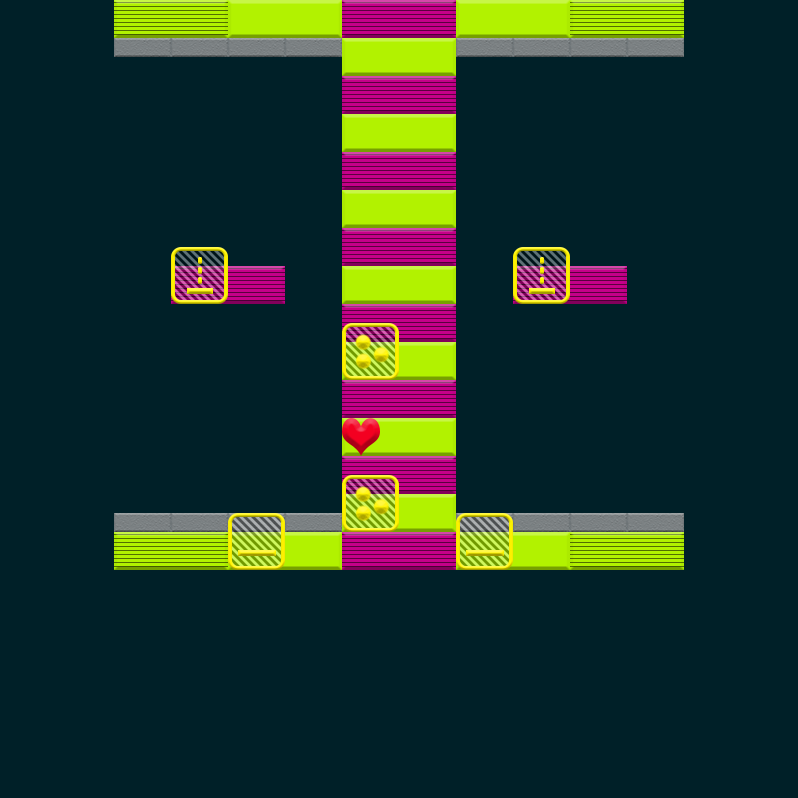

Tiled map render using the project's own tile images. Description and the map definition, with tile-layer contents summarised, below:
An orthogonal 14x42 tile map with 57x19 px tiles, 2 tile layers (Bricks, Powerups), 3 tilesets.

<map version="1.0" tiledversion="1.0.3" orientation="orthogonal" renderorder="left-up" width="14" height="42" tilewidth="57" tileheight="19" backgroundcolor="#002028" nextobjectid="15">
 <properties>
  <property name="FinalBallSpeedPercentageIncrease" type="int" value="25" />
 </properties>
 <tileset firstgid="1" name="Bricks" tilewidth="114" tileheight="38" tilecount="18" columns="0">
  <tile id="0">
   <properties>
    <property name="HitsToDestroy" type="int" value="1" />
   </properties>
   <image width="114" height="38" source="../../../../SourceImages/Game/Brick-A1.png" />
  </tile>
  <tile id="1">
   <properties>
    <property name="HitsToDestroy" type="int" value="2" />
   </properties>
   <image width="114" height="38" source="../../../../SourceImages/Game/Brick-A2.png" />
  </tile>
  <tile id="2">
   <properties>
    <property name="HitsToDestroy" type="int" value="1" />
   </properties>
   <image width="114" height="38" source="../../../../SourceImages/Game/Brick-B1.png" />
  </tile>
  <tile id="3">
   <properties>
    <property name="HitsToDestroy" type="int" value="2" />
   </properties>
   <image width="114" height="38" source="../../../../SourceImages/Game/Brick-B2.png" />
  </tile>
  <tile id="4">
   <properties>
    <property name="HitsToDestroy" type="int" value="1" />
   </properties>
   <image width="114" height="38" source="../../../../SourceImages/Game/Brick-C1.png" />
  </tile>
  <tile id="5">
   <properties>
    <property name="HitsToDestroy" type="int" value="2" />
   </properties>
   <image width="114" height="38" source="../../../../SourceImages/Game/Brick-C2.png" />
  </tile>
  <tile id="6">
   <properties>
    <property name="HitsToDestroy" type="int" value="1" />
   </properties>
   <image width="114" height="38" source="../../../../SourceImages/Game/Brick-D1.png" />
  </tile>
  <tile id="7">
   <properties>
    <property name="HitsToDestroy" type="int" value="2" />
   </properties>
   <image width="114" height="38" source="../../../../SourceImages/Game/Brick-D2.png" />
  </tile>
  <tile id="8">
   <properties>
    <property name="HitsToDestroy" type="int" value="-1" />
   </properties>
   <image width="114" height="38" source="../../../../SourceImages/Game/Brick-E1.png" />
  </tile>
  <tile id="9">
   <properties>
    <property name="HitsToDestroy" type="int" value="1" />
   </properties>
   <image width="57" height="19" source="../../../../SourceImages/Game/SmallBrick-A1.png" />
  </tile>
  <tile id="10">
   <properties>
    <property name="HitsToDestroy" type="int" value="2" />
   </properties>
   <image width="57" height="19" source="../../../../SourceImages/Game/SmallBrick-A2.png" />
  </tile>
  <tile id="11">
   <properties>
    <property name="HitsToDestroy" type="int" value="1" />
   </properties>
   <image width="57" height="19" source="../../../../SourceImages/Game/SmallBrick-B1.png" />
  </tile>
  <tile id="12">
   <properties>
    <property name="HitsToDestroy" type="int" value="2" />
   </properties>
   <image width="57" height="19" source="../../../../SourceImages/Game/SmallBrick-B2.png" />
  </tile>
  <tile id="14">
   <properties>
    <property name="HitsToDestroy" type="int" value="1" />
   </properties>
   <image width="57" height="19" source="../../../../SourceImages/Game/SmallBrick-C1.png" />
  </tile>
  <tile id="15">
   <properties>
    <property name="HitsToDestroy" type="int" value="2" />
   </properties>
   <image width="57" height="19" source="../../../../SourceImages/Game/SmallBrick-C2.png" />
  </tile>
  <tile id="16">
   <properties>
    <property name="HitsToDestroy" type="int" value="1" />
   </properties>
   <image width="57" height="19" source="../../../../SourceImages/Game/SmallBrick-D1.png" />
  </tile>
  <tile id="17">
   <properties>
    <property name="HitsToDestroy" type="int" value="2" />
   </properties>
   <image width="57" height="19" source="../../../../SourceImages/Game/SmallBrick-D2.png" />
  </tile>
  <tile id="18">
   <properties>
    <property name="HitsToDestroy" type="int" value="-1" />
   </properties>
   <image width="57" height="19" source="../../../../SourceImages/Game/SmallBrick-E1.png" />
  </tile>
 </tileset>
 <tileset firstgid="20" name="Powerups" tilewidth="57" tileheight="57" tilecount="6" columns="0">
  <tile id="0">
   <properties>
    <property name="PowerupType" type="int" value="3" />
   </properties>
   <image width="57" height="57" source="../../../../SourceImages/Game/PowerupFireball.png" />
  </tile>
  <tile id="1">
   <properties>
    <property name="PowerupType" type="int" value="1" />
   </properties>
   <image width="57" height="57" source="../../../../SourceImages/Game/PowerupLargerPaddle.png" />
  </tile>
  <tile id="2">
   <properties>
    <property name="PowerupType" type="int" value="2" />
   </properties>
   <image width="57" height="57" source="../../../../SourceImages/Game/PowerupMultiBall.png" />
  </tile>
  <tile id="3">
   <properties>
    <property name="PowerupType" type="int" value="4" />
   </properties>
   <image width="57" height="57" source="../../../../SourceImages/Game/PowerupBullets.png" />
  </tile>
  <tile id="4">
   <properties>
    <property name="PowerupType" type="int" value="5" />
   </properties>
   <image width="57" height="57" source="../../../../SourceImages/Game/PowerupRockets.png" />
  </tile>
  <tile id="5">
   <properties>
    <property name="PowerupType" type="int" value="6" />
   </properties>
   <image width="38" height="38" source="../../../../SourceImages/Game/LifeUp.png" />
  </tile>
 </tileset>
 <tileset firstgid="26" name="Wormholes" tilewidth="57" tileheight="57" tilecount="2" columns="0">
  <tile id="2">
   <image width="57" height="57" source="../../../../SourceImages/Game/WormholeIn.png" />
  </tile>
  <tile id="3">
   <image width="57" height="57" source="../../../../SourceImages/Game/WormholeOut.png" />
  </tile>
 </tileset>
 <layer name="Bricks" width="14" height="42">
  <data>[588 cells, 41 non-empty, 4 distinct tile ids]</data>
 </layer>
 <layer name="Powerups" width="14" height="42">
  <data>[588 cells, 7 non-empty, 4 distinct tile ids]</data>
 </layer>
 <objectgroup name="Wormholes" />
</map>
